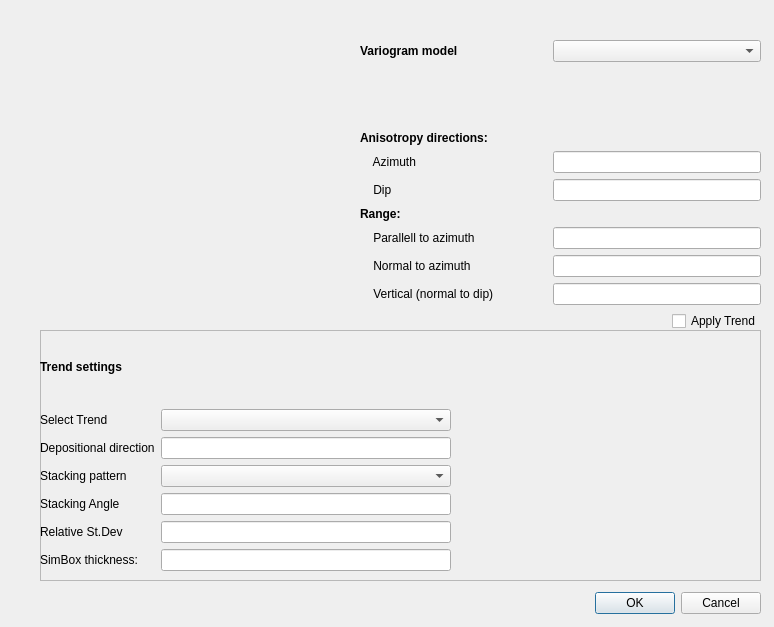
<?xml version="1.0" encoding="UTF-8"?>
<ui version="4.0">
 <class>DefineGaussian</class>
 <widget class="QWidget" name="DefineGaussian">
  <property name="geometry">
   <rect>
    <x>0</x>
    <y>0</y>
    <width>774</width>
    <height>627</height>
   </rect>
  </property>
  <property name="windowTitle">
   <string>Define parameter for the Gaussian field</string>
  </property>
  <widget class="QDialogButtonBox" name="m_buttons_ok_cancel">
   <property name="geometry">
    <rect>
     <x>560</x>
     <y>590</y>
     <width>201</width>
     <height>27</height>
    </rect>
   </property>
   <property name="standardButtons">
    <set>QDialogButtonBox::Cancel|QDialogButtonBox::Ok</set>
   </property>
  </widget>
  <widget class="QFrame" name="layout_trend_settings">
   <property name="geometry">
    <rect>
     <x>40</x>
     <y>330</y>
     <width>721</width>
     <height>251</height>
    </rect>
   </property>
   <property name="palette">
    <palette>
     <active>
      <colorrole role="WindowText">
       <brush brushstyle="SolidPattern">
        <color alpha="255">
         <red>0</red>
         <green>0</green>
         <blue>0</blue>
        </color>
       </brush>
      </colorrole>
      <colorrole role="Text">
       <brush brushstyle="SolidPattern">
        <color alpha="255">
         <red>0</red>
         <green>0</green>
         <blue>0</blue>
        </color>
       </brush>
      </colorrole>
      <colorrole role="ButtonText">
       <brush brushstyle="SolidPattern">
        <color alpha="255">
         <red>0</red>
         <green>0</green>
         <blue>0</blue>
        </color>
       </brush>
      </colorrole>
     </active>
     <inactive>
      <colorrole role="WindowText">
       <brush brushstyle="SolidPattern">
        <color alpha="255">
         <red>0</red>
         <green>0</green>
         <blue>0</blue>
        </color>
       </brush>
      </colorrole>
      <colorrole role="Text">
       <brush brushstyle="SolidPattern">
        <color alpha="255">
         <red>0</red>
         <green>0</green>
         <blue>0</blue>
        </color>
       </brush>
      </colorrole>
      <colorrole role="ButtonText">
       <brush brushstyle="SolidPattern">
        <color alpha="255">
         <red>0</red>
         <green>0</green>
         <blue>0</blue>
        </color>
       </brush>
      </colorrole>
     </inactive>
     <disabled>
      <colorrole role="WindowText">
       <brush brushstyle="SolidPattern">
        <color alpha="255">
         <red>118</red>
         <green>118</green>
         <blue>117</blue>
        </color>
       </brush>
      </colorrole>
      <colorrole role="Text">
       <brush brushstyle="SolidPattern">
        <color alpha="255">
         <red>118</red>
         <green>118</green>
         <blue>117</blue>
        </color>
       </brush>
      </colorrole>
      <colorrole role="ButtonText">
       <brush brushstyle="SolidPattern">
        <color alpha="255">
         <red>118</red>
         <green>118</green>
         <blue>117</blue>
        </color>
       </brush>
      </colorrole>
     </disabled>
    </palette>
   </property>
   <property name="autoFillBackground">
    <bool>false</bool>
   </property>
   <property name="frameShape">
    <enum>QFrame::StyledPanel</enum>
   </property>
   <property name="frameShadow">
    <enum>QFrame::Raised</enum>
   </property>
   <widget class="QWidget" name="layoutWidget">
    <property name="geometry">
     <rect>
      <x>0</x>
      <y>0</y>
      <width>411</width>
      <height>241</height>
     </rect>
    </property>
    <layout class="QGridLayout" name="gridLayout_3">
     <item row="0" column="0">
      <widget class="QLabel" name="label_trend_settings">
       <property name="font">
        <font>
         <weight>75</weight>
         <bold>true</bold>
        </font>
       </property>
       <property name="text">
        <string>Trend settings</string>
       </property>
      </widget>
     </item>
     <item row="1" column="0">
      <layout class="QGridLayout" name="gridLayout_6">
       <item row="1" column="0" colspan="2">
        <widget class="QLabel" name="label_depositional_direction">
         <property name="text">
          <string>Depositional direction</string>
         </property>
        </widget>
       </item>
       <item row="1" column="2">
        <widget class="QLineEdit" name="m_edit_depositional_direction"/>
       </item>
       <item row="2" column="0">
        <widget class="QLabel" name="label_stacking_pattern">
         <property name="text">
          <string>Stacking pattern</string>
         </property>
        </widget>
       </item>
       <item row="2" column="2">
        <widget class="QComboBox" name="m_choose_stacking_pattern"/>
       </item>
       <item row="3" column="0">
        <widget class="QLabel" name="label_stacking_angle">
         <property name="text">
          <string>Stacking Angle</string>
         </property>
        </widget>
       </item>
       <item row="4" column="2">
        <widget class="QLineEdit" name="m_edit_relative_standard_deviation"/>
       </item>
       <item row="3" column="2">
        <widget class="QLineEdit" name="m_edit_stacking_angle"/>
       </item>
       <item row="4" column="0">
        <widget class="QLabel" name="label_relative_standard_deviation">
         <property name="text">
          <string>Relative St.Dev</string>
         </property>
        </widget>
       </item>
       <item row="5" column="2">
        <widget class="QLineEdit" name="m_edit_simbox_thickness"/>
       </item>
       <item row="5" column="0">
        <widget class="QLabel" name="label_simbox_thickness">
         <property name="text">
          <string>SimBox thickness:</string>
         </property>
        </widget>
       </item>
       <item row="0" column="0">
        <widget class="QLabel" name="label_select_trend">
         <property name="text">
          <string>Select Trend</string>
         </property>
        </widget>
       </item>
       <item row="0" column="2">
        <widget class="QComboBox" name="m_choose_select_trend"/>
       </item>
      </layout>
     </item>
    </layout>
   </widget>
   <widget class="Plot" name="m_plot_trend" native="true">
    <property name="geometry">
     <rect>
      <x>420</x>
      <y>10</y>
      <width>291</width>
      <height>231</height>
     </rect>
    </property>
   </widget>
  </widget>
  <widget class="QWidget" name="layoutWidget">
   <property name="geometry">
    <rect>
     <x>360</x>
     <y>40</y>
     <width>401</width>
     <height>291</height>
    </rect>
   </property>
   <layout class="QGridLayout" name="layout_variogram_entire">
    <item row="3" column="0">
     <layout class="QHBoxLayout" name="layout_apply_trend">
      <item>
       <spacer name="spacer_apply_trend">
        <property name="orientation">
         <enum>Qt::Horizontal</enum>
        </property>
        <property name="sizeHint" stdset="0">
         <size>
          <width>158</width>
          <height>20</height>
         </size>
        </property>
       </spacer>
      </item>
      <item>
       <widget class="QCheckBox" name="m_toggle_apply_trend">
        <property name="text">
         <string>Apply Trend</string>
        </property>
       </widget>
      </item>
     </layout>
    </item>
    <item row="2" column="0">
     <layout class="QGridLayout" name="layout_variogram">
      <item row="0" column="0" colspan="2">
       <widget class="QLabel" name="label_variogram">
        <property name="font">
         <font>
          <weight>75</weight>
          <bold>true</bold>
         </font>
        </property>
        <property name="text">
         <string>Variogram model</string>
        </property>
       </widget>
      </item>
      <item row="7" column="6" colspan="4">
       <widget class="QLineEdit" name="m_edit_normal_to_azimuth"/>
      </item>
      <item row="4" column="0">
       <widget class="QLabel" name="label_dip">
        <property name="text">
         <string>    Dip</string>
        </property>
       </widget>
      </item>
      <item row="7" column="0">
       <widget class="QLabel" name="label_normal_to_azimuth">
        <property name="text">
         <string>    Normal to azimuth</string>
        </property>
       </widget>
      </item>
      <item row="0" column="6" colspan="4">
       <widget class="QComboBox" name="m_choose_variogram_model"/>
      </item>
      <item row="8" column="0">
       <widget class="QLabel" name="label_vertical_normal_to_dip">
        <property name="text">
         <string>    Vertical (normal to dip)</string>
        </property>
       </widget>
      </item>
      <item row="5" column="0">
       <widget class="QLabel" name="label_range">
        <property name="font">
         <font>
          <weight>75</weight>
          <bold>true</bold>
         </font>
        </property>
        <property name="text">
         <string>Range:</string>
        </property>
       </widget>
      </item>
      <item row="3" column="0">
       <widget class="QLabel" name="label_azimuth">
        <property name="text">
         <string>    Azimuth</string>
        </property>
       </widget>
      </item>
      <item row="6" column="6" colspan="4">
       <widget class="QLineEdit" name="m_edit_parallel_to_azimuth"/>
      </item>
      <item row="2" column="0">
       <widget class="QLabel" name="label_anisotropy_directions">
        <property name="font">
         <font>
          <weight>75</weight>
          <bold>true</bold>
         </font>
        </property>
        <property name="text">
         <string>Anisotropy directions:</string>
        </property>
       </widget>
      </item>
      <item row="4" column="6" colspan="4">
       <widget class="QLineEdit" name="m_edit_dip"/>
      </item>
      <item row="8" column="6" colspan="4">
       <widget class="QLineEdit" name="m_edit_vertical_normal_to_dip"/>
      </item>
      <item row="6" column="0">
       <widget class="QLabel" name="label_parallel_to_azimuth">
        <property name="text">
         <string>    Parallell to azimuth</string>
        </property>
       </widget>
      </item>
      <item row="1" column="0">
       <spacer name="verticalSpacer_7">
        <property name="orientation">
         <enum>Qt::Vertical</enum>
        </property>
        <property name="sizeHint" stdset="0">
         <size>
          <width>20</width>
          <height>40</height>
         </size>
        </property>
       </spacer>
      </item>
      <item row="3" column="6" colspan="4">
       <widget class="QLineEdit" name="m_edit_azimuth"/>
      </item>
     </layout>
    </item>
   </layout>
  </widget>
  <widget class="Plot" name="m_plot_variogram" native="true">
   <property name="geometry">
    <rect>
     <x>40</x>
     <y>38</y>
     <width>309</width>
     <height>271</height>
    </rect>
   </property>
  </widget>
 </widget>
 <customwidgets>
  <customwidget>
   <class>Plot</class>
   <extends>QWidget</extends>
   <header location="global">src/gui/wrappers/base_classes/plot.h</header>
   <container>1</container>
  </customwidget>
 </customwidgets>
 <tabstops>
  <tabstop>m_choose_variogram_model</tabstop>
  <tabstop>m_edit_azimuth</tabstop>
  <tabstop>m_edit_dip</tabstop>
  <tabstop>m_edit_parallel_to_azimuth</tabstop>
  <tabstop>m_edit_normal_to_azimuth</tabstop>
  <tabstop>m_edit_vertical_normal_to_dip</tabstop>
  <tabstop>m_toggle_apply_trend</tabstop>
  <tabstop>m_choose_select_trend</tabstop>
  <tabstop>m_edit_depositional_direction</tabstop>
  <tabstop>m_choose_stacking_pattern</tabstop>
  <tabstop>m_edit_stacking_angle</tabstop>
  <tabstop>m_edit_relative_standard_deviation</tabstop>
  <tabstop>m_edit_simbox_thickness</tabstop>
 </tabstops>
 <resources/>
 <connections/>
</ui>
